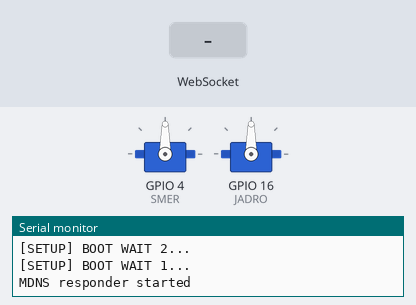
A sketch run on a simulated ESP8266 (NodeMCU). Shown: 2 × servo, the last lines printed to the serial monitor. The inputs (shaded band) are chosen by the test bench.

Above: at 5.2 s.
5.3 s: WebSocket text "#" received
At 6.4 s:
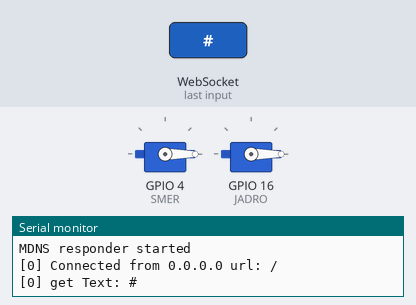
6.8 s: WebSocket text "5" received
Timing chart, 0 to 9.8 s (numbered marks = the images above; inputs shaded):
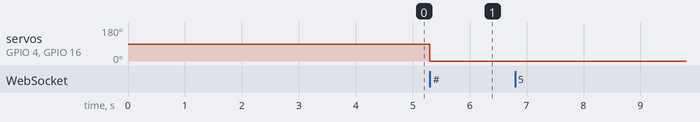

The sketch:

socket-2servo-slo.ino
```cpp
#include <Arduino.h>

#include <ESP8266WiFi.h>
#include <ESP8266WiFiMulti.h>
#include <WebSocketsServer.h>
#include <ESP8266WebServer.h>
#include <ESP8266mDNS.h>
#include <Hash.h>
#include <Servo.h>

#define SMER     4
#define JADRO   16


#define USE_SERIAL Serial
const char *ssid = "TromontanaS";
const char *password = "zotkazotka";
Servo servo1;
Servo servo2;

ESP8266WiFiMulti WiFiMulti;

ESP8266WebServer server = ESP8266WebServer(80);
WebSocketsServer webSocket = WebSocketsServer(81);

void webSocketEvent(uint8_t num, WStype_t type, uint8_t * payload, size_t length) {

    switch(type) {
        case WStype_DISCONNECTED:
            USE_SERIAL.printf("[%u] Disconnected!\n", num);
            break;
        case WStype_CONNECTED: {
            IPAddress ip = webSocket.remoteIP(num);
            USE_SERIAL.printf("[%u] Connected from %d.%d.%d.%d url: %s\n", num, ip[0], ip[1], ip[2], ip[3], payload);

            // send message to client
            webSocket.sendTXT(num, "Connected");
        }
            break;
        case WStype_TEXT:
            USE_SERIAL.printf("[%u] get Text: %s\n", num, payload);

            if(payload[0] == '#') {
                // we get RGB data

                // decode rgb data
                uint32_t rgb = (uint32_t) strtol((const char *) &payload[1], NULL, 16);

              //  analogWrite(LED_RED,    ((rgb >> 16) & 0xFF));
               // analogWrite(LED_GREEN,  ((rgb >> 8) & 0xFF));
               // analogWrite(LED_BLUE,   ((rgb >> 0) & 0xFF));
                 servo2.write((rgb >> 0) & 0xFF);
                 servo1.write((rgb >> 8) & 0xFF);
            }

            break;
    }

}

void setup() {

    //USE_SERIAL.begin(921600);
    USE_SERIAL.begin(115200);

    //USE_SERIAL.setDebugOutput(true);

    USE_SERIAL.println();
    USE_SERIAL.println();
    USE_SERIAL.println();

    for(uint8_t t = 4; t > 0; t--) {
        USE_SERIAL.printf("[SETUP] BOOT WAIT %d...\n", t);
        USE_SERIAL.flush();
        delay(1000);
    }

   // pinMode(LED_RED, OUTPUT);
   // pinMode(LED_GREEN, OUTPUT);
   // pinMode(LED_BLUE, OUTPUT);

   // digitalWrite(LED_RED, 1);
   // digitalWrite(LED_GREEN, 1);
  //  digitalWrite(LED_BLUE, 1);


WiFi.softAP(ssid, password);

    webSocket.begin();
    webSocket.onEvent(webSocketEvent);

    if(MDNS.begin("esp8266")) {
        USE_SERIAL.println("MDNS responder started");
    }

    // handle index
    server.on("/", []() {
        // send index.html
       // server.send(200, "text/html", "<html><head><script>var connection = new WebSocket('ws://'+location.hostname+':81/', ['arduino']);connection.onopen = function () {  connection.send('Connect ' + new Date()); }; connection.onerror = function (error) {    console.log('WebSocket Error ', error);};connection.onmessage = function (e) {  console.log('Server: ', e.data);};function sendRGB() {  var r = parseInt(document.getElementById('r').value).toString(16);  var g = parseInt(document.getElementById('g').value).toString(16);  var b = parseInt(document.getElementById('b').value).toString(16);  if(r.length < 2) { r = '0' + r; }   if(g.length < 2) { g = '0' + g; }   if(b.length < 2) { b = '0' + b; }   var rgb = '#'+r+g+b;    console.log('RGB: ' + rgb); connection.send(rgb); }</script></head><body>LED Control:<br/><br/>R: <input id=\"r\" type=\"range\" min=\"0\" max=\"255\" step=\"1\" oninput=\"sendRGB();\" /><br/>G: <input id=\"g\" type=\"range\" min=\"0\" max=\"255\" step=\"1\" oninput=\"sendRGB();\" /><br/>B: <input orient=\"vertical\" id=\"b\" type=\"range\" min=\"0\" max=\"180\" step=\"1\" oninput=\"sendRGB();\" /><br/></body></html>");
        server.send(200, "text/html", "<html><head><script>var connection = new WebSocket('ws://'+location.hostname+':81/', ['arduino']);connection.onopen = function () {  connection.send('Connect ' + new Date()); }; connection.onerror = function (error) {    console.log('WebSocket Error ', error);};connection.onmessage = function (e) {  console.log('Server: ', e.data);};function sendServo() {  var g = parseInt(document.getElementById('g').value).toString(16);  var s = parseInt(document.getElementById('s').value).toString(16);  if(g.length < 2) { g = '0' + g; }   if(s.length < 2) { s = '0' + s; }    var rgb = '#'+s+g;    console.log('RGB: ' + rgb); connection.send(rgb); }</script></head><body style=\"margin: 0px; padding:0px; background-color:#000000; color:#AAAAAA; \" ><center><font size=\"6\"><b>Tramontana</b></font><br><font size=\"4\">Tabor ZOTKS - poletje 2017</font></center><input type=\"range\" id=\"g\" value=\"90\" min=\"0\" max=\"180\" step=\"1\" oninput=\"sendServo();\" orient=\"vertical\" style=\"width: 50%; height: 85%; -webkit-appearance: slider-vertical; writing-mode: bt-lr; display: inline; margin: 0px; padding:0px; \"><input type=\"range\" id=\"s\" value=\"90\" min=\"0\" max=\"180\" step=\"1\" oninput=\"sendServo();\" orient=\"horizontal\" style=\"width: 50%; height: 85%; -webkit-appearance: slider-horizontal; writing-mode: bt-lr; display: inline; margin: 0px; padding:0px; \"></body></html>");
    });

    server.begin();

    // Add service to MDNS
    MDNS.addService("http", "tcp", 80);
    MDNS.addService("ws", "tcp", 81);

   // digitalWrite(LED_RED, 0);
   // digitalWrite(LED_GREEN, 0);
  //  digitalWrite(LED_BLUE, 0);
  servo1.attach(SMER);
  servo1.write(90);
  servo2.attach(JADRO);
  servo2.write(90);

}

void loop() {
    webSocket.loop();
    server.handleClient();
}
```

Measured:
- after the input at 5.3 s, servo on GPIO 4 (SMER), servo on GPIO 16 (JADRO): 90° → 0° at once
